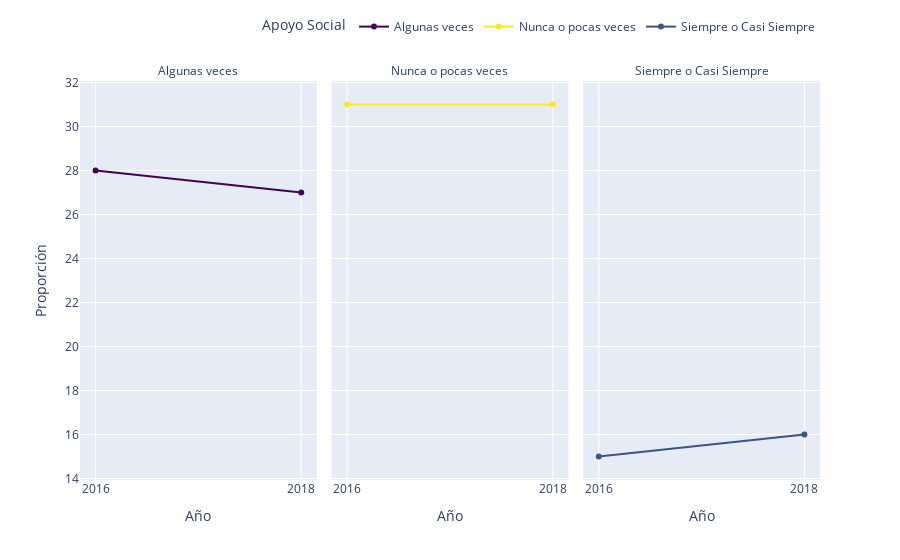

Source (notebook cell):
### Code cell
gf_apoyo_ola=grafo_var('s12_fac','Apoyo Social')
gf_apoyo_ola

### Figure 1 — Plotly figure (JSON) as saved in the notebook; plotly's stock layout.template omitted (floating-point values rounded to 4 significant figures)
{"data": [{"hovertemplate": "Apoyo Social=Algunas veces<br>Año=%{x}<br>Proporción=%{y}<extra></extra>", "legendgroup": "Algunas veces", "line": {"color": "#440154", "dash": "solid"}, "marker": {"symbol": "circle"}, "mode": "lines+markers", "name": "Algunas veces", "orientation": "v", "showlegend": true, "type": "scatter", "x": ["2016", "2018"], "xaxis": "x", "y": [28.0, 27], "yaxis": "y"}, {"hovertemplate": "Apoyo Social=Nunca o pocas veces<br>Año=%{x}<br>Proporción=%{y}<extra></extra>", "legendgroup": "Nunca o pocas veces", "line": {"color": "#fde725", "dash": "solid"}, "marker": {"symbol": "circle"}, "mode": "lines+markers", "name": "Nunca o pocas veces", "orientation": "v", "showlegend": true, "type": "scatter", "x": ["2016", "2018"], "xaxis": "x2", "y": [31, 31], "yaxis": "y2"}, {"hovertemplate": "Apoyo Social=Siempre o Casi Siempre<br>Año=%{x}<br>Proporción=%{y}<extra></extra>", "legendgroup": "Siempre o Casi Siempre", "line": {"color": "#3b528b", "dash": "solid"}, "marker": {"symbol": "circle"}, "mode": "lines+markers", "name": "Siempre o Casi Siempre", "orientation": "v", "showlegend": true, "type": "scatter", "x": ["2016", "2018"], "xaxis": "x3", "y": [15, 16], "yaxis": "y3"}], "layout": {"annotations": [{"font": {}, "showarrow": false, "text": "Algunas veces", "x": 0.16, "xanchor": "center", "xref": "paper", "y": 1, "yanchor": "bottom", "yref": "paper"}, {"font": {}, "showarrow": false, "text": "Nunca o pocas veces", "x": 0.5, "xanchor": "center", "xref": "paper", "y": 1, "yanchor": "bottom", "yref": "paper"}, {"font": {}, "showarrow": false, "text": "Siempre o Casi Siempre", "x": 0.84, "xanchor": "center", "xref": "paper", "y": 1, "yanchor": "bottom", "yref": "paper"}], "autosize": true, "legend": {"orientation": "h", "title": {"text": "Apoyo Social"}, "tracegroupgap": 0, "x": 1, "xanchor": "right", "y": 1.1, "yanchor": "bottom"}, "margin": {"t": 60}, "xaxis": {"anchor": "y", "autorange": true, "domain": [0, 0.32], "range": [-0.07303, 1.073], "title": {"text": "Año"}, "type": "category"}, "xaxis2": {"anchor": "y2", "autorange": true, "domain": [0.34, 0.66], "matches": "x", "range": [-0.07303, 1.073], "title": {"text": "Año"}, "type": "category"}, "xaxis3": {"anchor": "y3", "autorange": true, "domain": [0.68, 1.0], "matches": "x", "range": [-0.07303, 1.073], "title": {"text": "Año"}, "type": "category"}, "yaxis": {"anchor": "x", "autorange": true, "domain": [0, 1], "range": [13.76, 32.24], "title": {"text": "Proporción"}, "type": "linear"}, "yaxis2": {"anchor": "x2", "autorange": true, "domain": [0, 1], "matches": "y", "range": [13.76, 32.24], "showticklabels": false, "type": "linear"}, "yaxis3": {"anchor": "x3", "autorange": true, "domain": [0, 1], "matches": "y", "range": [13.76, 32.24], "showticklabels": false, "type": "linear"}}}
